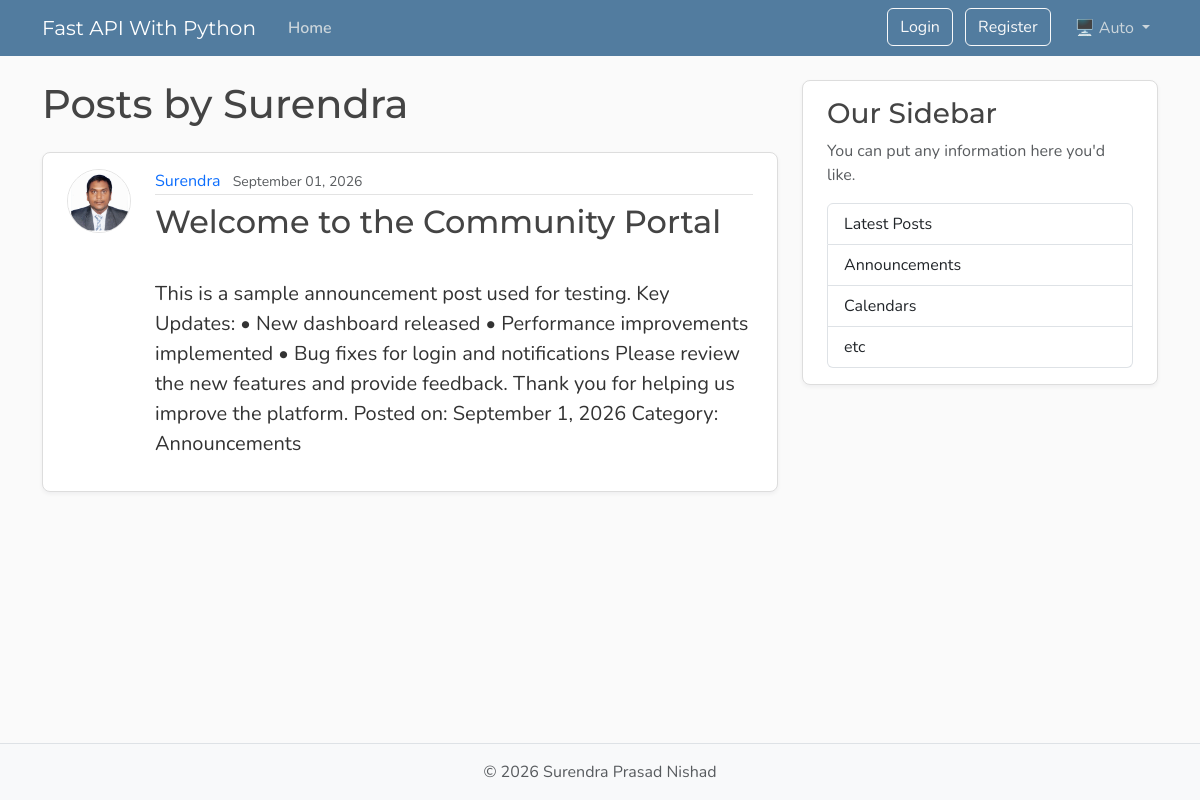
Before: /users/1/posts with the older database file.
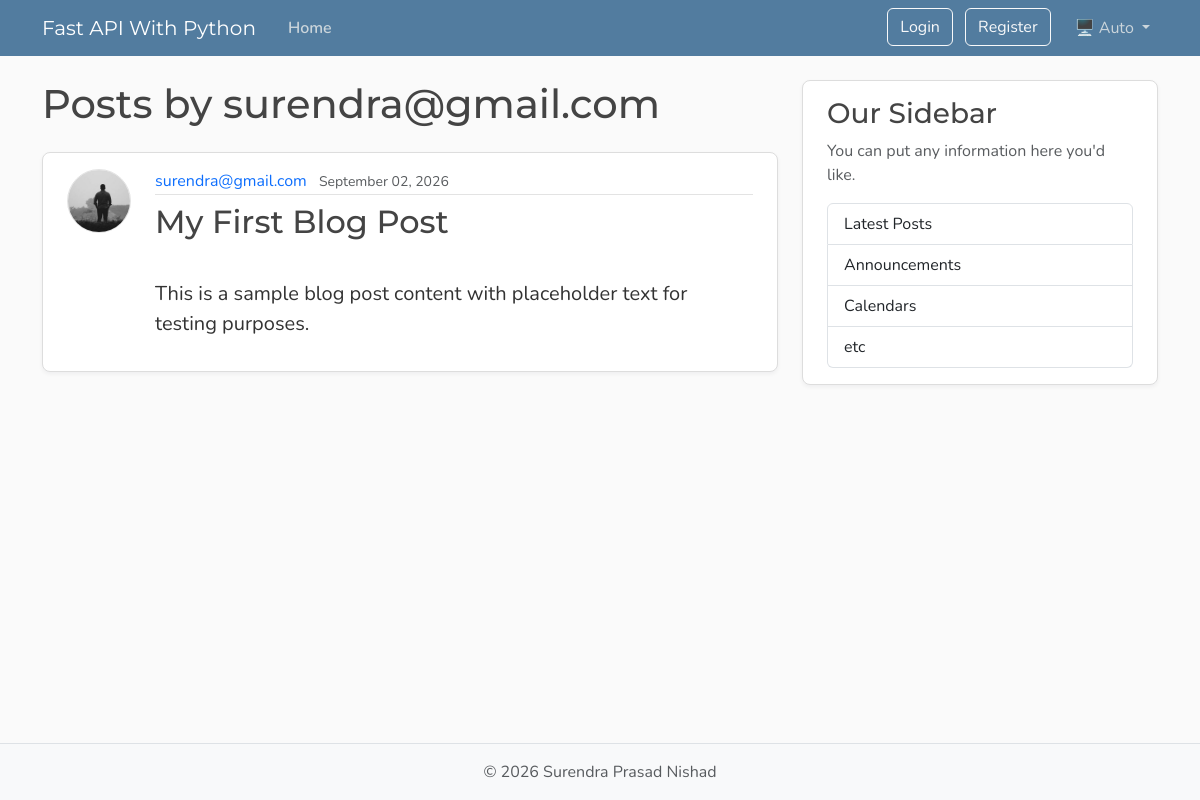
After: the same page with the newer database file.
### app/models/model.py (models this page shows, shortened)
class User(Base):
    __tablename__ = "users"
    id: Mapped[int] = mapped_column(Integer, primary_key=True, index=True)
    username: Mapped[str] = mapped_column(String(50), unique=True, nullable=False)
    email: Mapped[str] = mapped_column(String(120), unique=True, nullable=False)
    password_hash: Mapped[str] = mapped_column(String(250), nullable=False)
    image_file: Mapped[str | None] = mapped_column(
        String(200),
        nullable=True,
        default=None,
    )
    posts: Mapped[list[Post]] = relationship(back_populates="author", cascade="all, delete-orphan")

class Post(Base):
    __tablename__ = "posts"
    id: Mapped[int] = mapped_column(Integer, primary_key=True, index=True)
    title: Mapped[str] = mapped_column(
        String(100),
        nullable=False,
    )
    content: Mapped[str] = mapped_column(
        Text,
        nullable=False,
    )
    user_id: Mapped[int] = mapped_column(
        ForeignKey("users.id"),
        nullable=False,
        index=True,
    )
    date_posted: Mapped[datetime] = mapped_column(
        DateTime(timezone=True),
        default=lambda: datetime.now(UTC),
    )
    author: Mapped[User] = relationship(
        back_populates="posts"
    )

### app/main.py (the view)
@app.get("/users/{user_id}/posts", include_in_schema=False, name="user_posts")
async def user_posts(request: Request,user_id: int,db: Annotated[AsyncSession, Depends(get_db)],):
    result =await db.execute(select(models.User).where(models.User.id == user_id))
    user = result.scalars().first()
    if not user:
        raise HTTPException(status_code=status.HTTP_404_NOT_FOUND,detail="User not found",)
    result = await db.execute(select(models.Post).options(selectinload(models.Post.author)).where(models.Post.user_id == user_id))
    posts = result.scalars().all()
    return templates.TemplateResponse(
    request=request,
    name="user_posts.html",
    context={
        "user": user,
        "posts": posts,
        "title": f"{user.username}'s Posts",
    },)

### templates/user_posts.html
{% extends "layout.html" %}
{% block content %}
<h1 class="mb-4">Posts by {{ user.username }}</h1>
{% for post in posts %}
<article class="content-section py-3 px-4 mb-4">
    <div class="d-flex align-items-start gap-4">
                       <img class="rounded-circle article-img flex-shrink-0"
     src="{{post.author.image_path}}"
                 alt="{{ post.author.username }}'s profile picture"
                     width="64"
                     height="64"
                     loading="lazy"/>
        <div class="flex-grow-1">
            <div class="article-metadata mb-2">
                        <a class="me-2" >{{ post.author.username }}</a>
                <small class="text-body-secondary">
                    {{ post.date_posted.strftime("%B %d, %Y") }}
                </small>
            </div>
            <h2>
                <a class="article-title" href="{{ url_for('post_page', post_id=post.id) }}">{{ post.title }}</a>
            </h2>
            <p class="article-content">
                {{ post.content }}
            </p>
        </div>
    </div>
</article>
{% else %}
<p class="text-body-secondary">
    No posts by this user yet.
</p>
{% endfor %}
{% endblock content %}

### templates/layout.html (shortened to what this page needs)
<!DOCTYPE html>
<html lang="en">
    <head>
        <link href="https://cdn.jsdelivr.net/npm/bootstrap@5.3.8/dist/css/bootstrap.min.css"
              rel="stylesheet"
>
        <link rel="stylesheet"
              type="text/css"
              href="{{ url_for("static", path='css/main.css') }}">
    </head>
    <body class="d-flex flex-column min-vh-100">
        <header class="site-header">
            <nav class="navbar navbar-expand-md bg-steel fixed-top"
                 data-bs-theme="dark">
                <div class="container">
                    <a class="navbar-brand me-4" href="{{ url_for('home') }}">Fast API With Python</a>
                    <div class="collapse navbar-collapse" id="navbarToggle">
                        <div class="navbar-nav me-auto">
                            <a class="nav-link active"
                               aria-current="page"
                               href="{{ url_for('home') }}">Home</a>
                        </div>
                        <div class="navbar-nav">
<div id="loggedOutNav">
    <a class="btn btn-outline-light mb-2 mb-md-0 me-md-2" href="{{ url_for('login_page') }}">Login</a>
    <a class="btn btn-outline-light mb-2 mb-md-0 me-md-3" href="{{ url_for('register_page') }}">Register</a>
</div>
                            <div class="nav-item dropdown">
                                <a class="nav-link dropdown-toggle"
                                   href="#"
                                   role="button"
                                   id="bd-theme"
                                   data-bs-toggle="dropdown"
                                   aria-expanded="false">
                                    <span id="bd-theme-text"> Auto</span>
                                </a>
                            </div>
                        </div>
                    </div>
                </div>
            </nav>
        </header>
        <main role="main" class="container">
            <div class="row">
                <div class="col-md-8">
                    {% block content %}
                    {% endblock content %}
                </div>
                <aside class="col-md-4">
                    <div class="content-section py-3 px-4 mb-4">
                        <h3>Our Sidebar</h3>
                        <p class="text-body-secondary">You can put any information here you'd like.</p>
                        <ul class="list-group">
                            <li class="list-group-item">Latest Posts</li>
                            <li class="list-group-item">Announcements</li>
                            <li class="list-group-item">Calendars</li>
                            <li class="list-group-item">etc</li>
                        </ul>
                    </div>
                </aside>
            </div>
        </main>
        <footer class="mt-auto py-3 bg-body-tertiary border-top">
            <div class="container text-center">
                <p class="text-body-secondary mb-0">
                    © <span id="year"></span> Surendra Prasad Nishad
                </p>
            </div>
        </footer>
    </body>
</html>

### static/css/main.css (style rules this page uses)
:root { --font-heading: "Montserrat", system-ui, -apple-system, BlinkMacSystemFont, sans-serif; --font-body: "Nunito", system-ui, -apple-system, BlinkMacSystemFont, sans-serif; --color-bg-body: #fafafa; --color-bg-content: #ffffff; --color-text-primary: #333333; --color-text-heading: #444444; --color-steel: #527c9f; --color-nav-link: #cbd5db; --color-nav-link-hover: #ffffff; --color-link-hover: #428bca; --color-border: #dddddd; --color-border-light: #e3e3e3; --spacing-xl: 5rem; --article-img-size: 4rem; --account-img-size: 7.813rem; }
body { font-family: var(--font-body); background: var(--color-bg-body); color: var(--color-text-primary); }
main { padding-top: var(--spacing-xl); }
h1, h2, h3, h4, h5, h6 { font-family: var(--font-heading); color: var(--color-text-heading); }
.navbar-brand { font-family: var(--font-heading); }
a { text-decoration: none; }
.bg-steel { background-color: var(--color-steel); }
.site-header .navbar-nav .nav-link { color: var(--color-nav-link); transition: color 0.2s ease-in-out; }
.site-header .navbar-nav .nav-link.active { font-weight: 600; }
.content-section { background: var(--color-bg-content); border: 1px solid var(--color-border); border-radius: 0.5rem; box-shadow: 0 2px 4px rgba(15, 23, 42, 0.05); transition: box-shadow 0.15s ease, transform 0.15s ease, border-color 0.15s ease; }
.article-title { color: var(--color-text-heading); transition: color 0.2s ease-in-out; }
.article-content { white-space: pre-line; font-size: 1.25rem; }
.article-img { height: var(--article-img-size); width: var(--article-img-size); flex-shrink: 0; object-fit: cover; border: 1px solid var(--color-border-light); box-shadow: 0 0 0 2px var(--color-bg-content); }
.article-metadata { padding-bottom: 0.063rem; border-bottom: 1px solid var(--color-border-light); }
.article-metadata a { transition: color 0.2s ease-in-out; }
[data-bs-theme="dark"] { --color-bg-body: #1a1a1a; --color-bg-content: #2d2d2d; --color-text-primary: #e0e0e0; --color-text-heading: #f0f0f0; --color-border: #404040; --color-border-light: #4a4a4a; }

Changed rows visible on the page:
changed User: username "Surendra" → "surendra@gmail.com"
changed Post: author.image_path: picture added in place of a placeholder; author.username "Surendra" → "surendra@gmail.com"; date_posted "September 01, 2026" → "September 02, 2026"; title "Welcome to the Community Portal" → "My First Blog Post"; content "This is a sample announcement post used for testing. Key Updates: • New dashboard released • Performance improvements implemented • Bug fixes for login and notifications Please review the new features and provide feedback. Thank you for helping us improve the platform. Posted on: September 1, 2026 Category: Announcements" → "This is a sample blog post content with placeholder text for testing purposes."
